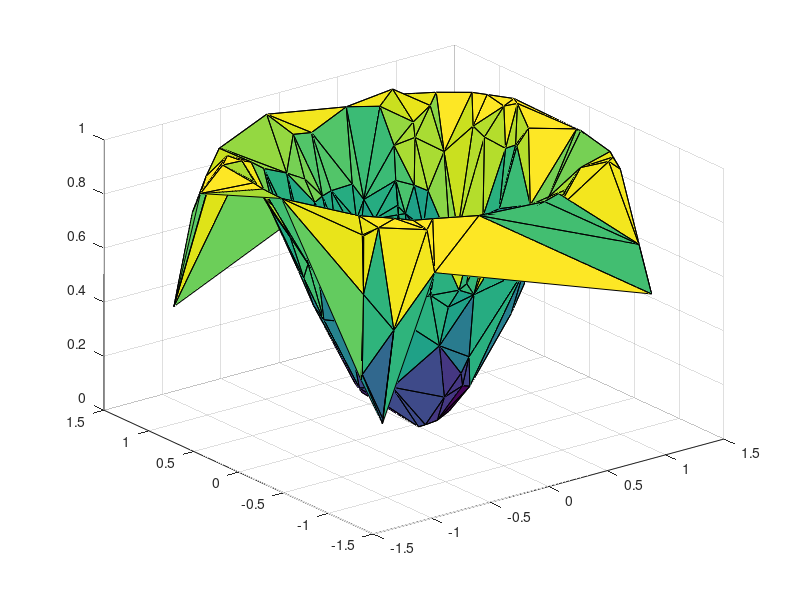

This chart was generated by the following MATLAB code: (Note: this script raises an error after producing the figure.)
%1. Trimatis grafikų vaizdavimas

%A)

x = (2*rand(1,200)-1)*sqrt(pi/2);
y = (2*rand(1,200)-1)*sqrt(pi/2);
z = sin(x.^2 + y.^2);

tri = delaunay(x,y);

figure(1);
trisurf(tri,x,y,z);

colormap parula;


shading interp;

xlabel('x');
ylabel('y');
zlabel('f(x,y)');

title('f(x,y) = sin(x^2 + y^2)');

axis([min(x) max(x) min(y) max(y) min(z) max(z)]);

view(15,15);

grid on;

%% B)

x = -1:0.02:1;
y = -1:0.02:1;

[X,Y] = meshgrid(x,y);

r = sqrt(X.^2 + Y.^2);

Z = exp(r.^2);

figure(2);
surf(X,Y,Z);

colormap parula;

shading interp;

xlabel('x');
ylabel('y');
zlabel('z(r)');

title('z(r) = e^{r^2}');

axis([-1 1 -1 1 min(Z(:)) max(Z(:))]);

view(20,20);

grid on;

% P. Funkcijos paviršiaus atvaizdavimas

% x ir y reikšmių intervalai
x = linspace(-2, 2, 50);
y = linspace(-2, 2, 50);



% Duota funkcija
Z = 1 - (X.^2 + Y.^2);

% Sukuriame vieną langą su 3 grafikais
figure;

% ---------------- 1 GRAFIKAS ----------------
subplot(1,3,1);

surf(X, Y, Z, 'EdgeColor', 'none', 'FaceColor', 'g')

xlabel('x');
ylabel('y');
zlabel('z');
title('zalias');
grid on;
view(45,30);


subplot(1,3,2);

surf(X, Y, Z, ...
    'EdgeColor', 'none', 'FaceColor', 'b');

xlabel('x');
ylabel('y');
zlabel('z');
title('melynas');
grid on;
view(45,30);


subplot(1,3,3);

surf(X, Y, Z, 'EdgeColor', 'none', 'FaceColor', 'r');

colormap(gca, [1 0 0]);

xlabel('x');
ylabel('y');
zlabel('z');
title('raudonas');
grid on;
view(45,30);
